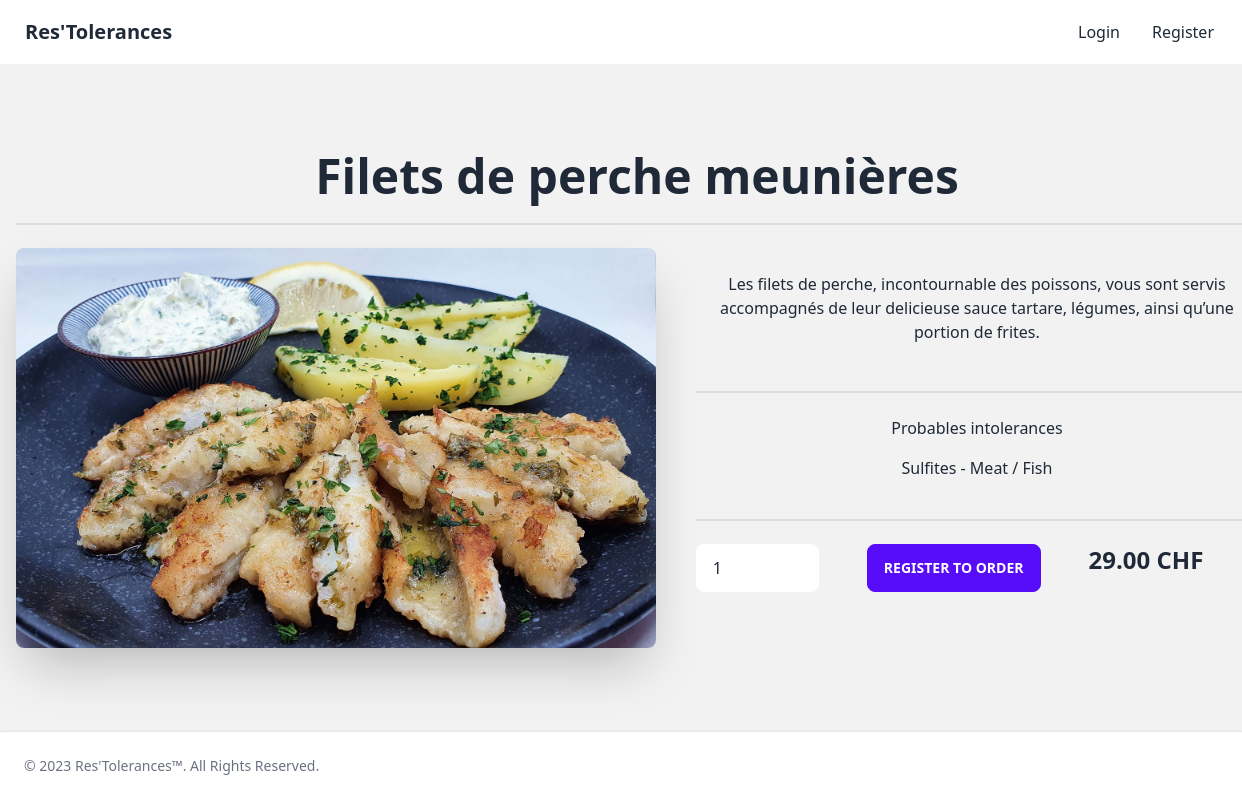
/Code/index.php?action=showPlate&plateId=4, run on the app's committed database.
### tables this page shows
CREATE TABLE IF NOT EXISTS `plates` (
  `id` INT NOT NULL AUTO_INCREMENT,
  `name` VARCHAR(100) NOT NULL,
  `description` VARCHAR(500) NOT NULL,
  `price` DECIMAL(5,2) NOT NULL,
  `image` VARCHAR(100) NOT NULL,
  PRIMARY KEY (`id`),
  UNIQUE INDEX `UniquePlate` (`name` ASC) VISIBLE);

CREATE TABLE IF NOT EXISTS `intolerances` (
  `id` INT NOT NULL AUTO_INCREMENT,
  `name` VARCHAR(50) NOT NULL,
  PRIMARY KEY (`id`),
  UNIQUE INDEX `UniqueIntolerance` (`name` ASC) VISIBLE);

### Code/model/dbconnector.php (called while the page is built, shortened)
<?php
function executeQuerySelect($query)
{
    $queryResult = null;
    $dbConnexion = openDBConnexion();
    if ($dbConnexion != null) {
        $statement = $dbConnexion->prepare($query);
        $statement->execute();
        $queryResult = $statement->fetchAll();
    }
    return $queryResult;
}
function openDBConnexion()
{
    $tempDbConnexion = null;
    $sqlDriver = 'mysql';
    $hostname = 'localhost';
    $port = '3306';
    $charset = 'utf8';
    $dbName = 'restolerance';
    $userName = 'root';
    $userPwd = '';
    $dsn = $sqlDriver . ':host=' . $hostname . ';dbname=' . $dbName . ';port=' . $port . ';charset=' . $charset;
    try {
        $tempDbConnexion = new PDO($dsn, $userName, $userPwd);
    } catch (PDOException $exception) {
        echo 'Connection failed: ' . $exception->getMessage();
    }
    return $tempDbConnexion;
}

### Code/model/platesManager.php (called while the page is built, shortened)
<?php
function getPlates()
{
    $getPlatesQuery = "SELECT * FROM plates";
    require_once "model/dbconnector.php";
    $plates = executeQuerySelect($getPlatesQuery);
    return $plates;
}

### Code/controller/controller.php (called while the page is built, shortened)
<?php
function showPlate()
{
    $plateId = $_GET['plateId'];
    require_once "model/platesManager.php";
    $plates = getPlates();
    require_once "model/intolerancesManager.php";
    $intolerances = getIntolerances();
    $platesIntolerances = getPlatesIntolerances();
    require "view/plate.php";
}

### Code/model/intolerancesManager.php (called while the page is built, shortened)
<?php
function getIntolerances()
{
    $getIntolerancesQuery = "SELECT * FROM intolerances";
    require_once "model/dbconnector.php";
    $intolerances = executeQuerySelect($getIntolerancesQuery);
    return $intolerances;
}
function getPlatesIntolerances(){
    $query = "SELECT * FROM plates_contain_intolerances";
    require_once "model/dbconnector.php";
    $platesIntolerances = executeQuerySelect($query);
    return $platesIntolerances;
}

### Code/view/plate.php (the view, shortened to what this page needs)
<?php
foreach ($plates as $plate) :
    if ($plate['id'] == $plateId) :
        ?>
        <div class="hero min-h-screen bg-base-200">
            <form action="index.php?action=addToCart&plateId=<?= $plate['id'] ?>" method="post" class="hero-content text-center">
                <div class="w-screen">
                    <h1 class="text-5xl font-bold"><?= $plate['name'] ?></h1>
                    <div class="divider"></div>
                    <div class="flex w-full">
                        <img src="<?= $plate['image'] ?>" alt="<?= $plate['name'] ?>"
                             class="max-w-screen-sm rounded-lg shadow-2xl"/>
                        <div class="divider-horizontal"></div>
                        <div>
                            <p class="py-6"><?= $plate['description'] ?></p>
                            <div class="divider divider-vertical"></div>
                            <h6>Probables intolerances</h6>
                            <p class="py-4">
                                <?php
                                $count = 0;
                                foreach ($platesIntolerances as $plateIntolerances) :
                                    if ($plate['id'] == $plateIntolerances['plate_id']) :
                                        foreach ($intolerances as $intolerance) :
                                            if ($intolerance['id'] == $plateIntolerances['intolerance_id']) :
                                                if ($count != 0){
                                                    echo " - ";
                                                }
                                                echo $intolerance['name'];
                                                $count += 1;
                                            endif;
                                        endforeach;
                                    endif;
                                endforeach;
                                ?>
                            </p>
                            <div class="divider divider-vertical"></div>
                            <div class="flex w-full">
                                <input name="plateQuantity" class="input" type="number" min="1" max="999" step="1" value="1">
                                <div class="divider-horizontal"></div>
                                <?php
                                if (isset($_SESSION['userEmailAddress'])) :
                                    ?>
                                        <button type="submit" class="btn btn-primary">Add to the order</button>
                                <?php
                                else:
                                    ?>
                                    <a href="index.php?action=register">
                                        <button class="btn btn-primary">Register to order</button>
                                    </a>
                                <?php
                                endif;
                                ?>
                                <div class="divider-horizontal"></div>
                                <label class="text-2xl font-bold"><?= $plate['price'] ?> CHF</label>
                            </div>
                        </div>
                    </div>
                </div>
            </form>
        </div>
    <?php
    endif;
endforeach;
?>
<?php
require "gabarit.php";
?>

### data on the page
plates: name "Filets de perche meunières", image (picture), description "Les filets de perche, incontournable des poissons, vous sont servis accompagnés de leur delicieuse sauce tartare, légumes, ainsi qu’une portion de frites.", price "29.00"
intolerances: name "Sulfites"
intolerances: name "Meat / Fish"
